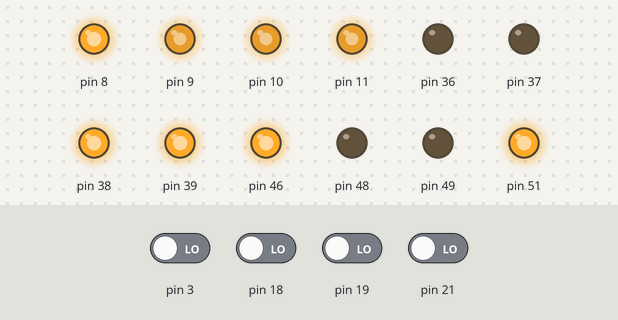
The sketch below on a simulated Arduino Uno, built for the host (arithmetic inside an expression is 32-bit, double 64-bit). Shown: output pins drawn as LEDs (lit = HIGH). The test bench sets the inputs (shaded band); at power-on: pin 3, pin 18, pin 19, pin 21 LOW.

Above: at 0.1 s.
Timing chart, 0 to 1.6 s (numbered marks = the images above):
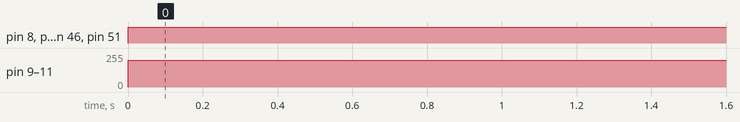

Measured:
- by itself, pin 8, pin 38, pin 39, pin 46, pin 51: LOW → HIGH at 0.00 s
- by itself, pin 9–11: 0/255 → 200/255 at 0.00 s

The sketch:

motors_w_PID.ino
```cpp
#include <util/atomic.h>

// The number of motors
#define NMOTORS 4

/*
####################################################
#            Classes and Data Structures           #
####################################################
*/

// Motor structure
struct Motor {
   int enca, encb, in1, in2, pwm_pin, pulses;
};


// PID Control Class
class PIDControl {
  private:
    float kp, ki, kd, umax; // Parameters
    float eprev, eintegral; // Storage

  public:
    //Constructor
    PIDControl() : kp(1), ki(0), kd(0), umax(255), eprev(0.0), eintegral(0.0) {};

    // Set PID control parameters
    void setParams(float kpIn, float kdIn, float kiIn, float umaxIn) {
      kp = kpIn; kd = kdIn; ki = kiIn; umax = umaxIn;
    }

    // Compute control signal
    void evalu(int value, int target, float deltaT, int &pwr, int &dir) {
      float e = target - value;                         // compute error
      float dedt = (e - eprev) / deltaT;                // compute derivative
      eintegral = eintegral + e * deltaT;               // compute integral
      float u = kp * e + ki * eintegral + kd * dedt;    // get control signal

      // get motor power
      pwr = (int) fabs(u);
      if (pwr > umax) pwr = umax;

      // get motor direction
      dir = 1;
      if (u < 0) dir = -1;

      // update previous error
      eprev = e;
    }

};


/*
####################################################
#                  Helper Functions                #
####################################################
*/

Motor initMotor(int enca, int encb, int in1, int in2, int pwm_pin, int pulses){
  Motor m;
  m.enca = enca;
  m.encb = encb;
  m.in1 = in1;
  m.in2 = in2;
  m.pwm_pin = pwm_pin,
  m.pulses = pulses;
  return m;
}


// Setting motor targets
void setTarget(float t, float deltat, float *target_f, long *target, int pulses[]){
  float positionChange[4] = {0.0, 0.0, 0.0, 0.0};

//  float pulsesPerTurn = 220.0; //This value is for hinata's motor
//  float tire_circum = 3.14 * 0.08;

//  float pulsesPerMeter = pulsesPerTurn * (1 / tire_circum);

  float velocity = 1.0; //One rotation persecond

  for(int i = 0; i < NMOTORS; i++){
    positionChange[i] = velocity * deltat * pulses[i];
  }


  for(int i = 0; i < NMOTORS; i++){
    target_f[i] = target_f[i] + positionChange[i];
  }

  target[0] = -(long) target_f[0];
  target[1] = -(long) target_f[1];
  target[2] = (long) target_f[2];
  target[3] = (long) target_f[3];
}


//Set motor rotation
void setMotor(int dir, int pwmVal, int pwmPin, int in1, int in2) {
  analogWrite(pwmPin, pwmVal);
  if (dir == 1) {
    digitalWrite(in1, HIGH);
    digitalWrite(in2, LOW);
  } else if (dir == -1) {
    digitalWrite(in1, LOW);
    digitalWrite(in2, HIGH);
  } else {
    digitalWrite(in1, LOW);
    digitalWrite(in2, LOW);
  }
}


/*
####################################################
#                  Global Variables                #s
####################################################
*/

Motor LF = initMotor(21, 43, 36, 38, 8, 700);
Motor LR = initMotor(18, 34, 37, 39, 9, 700);
Motor RF = initMotor(3, 53, 51, 49, 10, 700);
Motor RR = initMotor(19, 24, 46, 48, 11, 700);


// Pins
const int enca[] = {LF.enca, LR.enca, RF.enca, RR.enca};
const int encb[] = {LF.encb, LR.encb, RF.encb, RR.encb};
const int pwm_pin[] = {LF.pwm_pin, LR.pwm_pin, RF.pwm_pin, RR.pwm_pin};
const int in1[] = {LF.in1, LR.in1, RF.in1, RR.in1};
const int in2[] = {LF.in2, LR.in2, RF.in2, RR.in2};

// Global variables
long prevT = 0;
int pulses[] = {LF.pulses, LR.pulses, RF.pulses, RR.pulses};
volatile int posi[] = {0, 0, 0, 0};


//PID controller instances
PIDControl pid[NMOTORS];


//Targets
float target_f[] = {0.0, 0.0, 0.0, 0.0};
long target[] = {0, 0, 0, 0};


//Function with template input for encoder
template <int j>
void readEncoder() {
  int b = digitalRead(encb[j]);
  if (b > 0) posi[j]++;
  else posi[j]--;
}

/*
####################################################
#                    Main Program                  #
####################################################
*/


void setup() {
  for(int i = 0; i < NMOTORS; ++i){
    pinMode(enca[i], INPUT);
    pinMode(encb[i], INPUT);
    pinMode(pwm_pin[i], OUTPUT);
    pinMode(in1[i], OUTPUT);
    pinMode(in2[i], OUTPUT);
  }

  //Setting up PID parameters for motors
  pid[0].setParams(1.0, 0, 0, 255);
  pid[1].setParams(1.0, 0, 0, 255);
  pid[2].setParams(1.0, 0, 0, 255);
  pid[3].setParams(1.0, 0, 0, 255);

  //Setting up encoder readings
  attachInterrupt(digitalPinToInterrupt(enca[0]), readEncoder<0>, RISING);
  attachInterrupt(digitalPinToInterrupt(enca[1]), readEncoder<1>, RISING);
  attachInterrupt(digitalPinToInterrupt(enca[2]), readEncoder<2>, RISING);
  attachInterrupt(digitalPinToInterrupt(enca[3]), readEncoder<3>, RISING);
}


void loop() {
  //time difference
  long currT = micros();
  float deltaT = ((float) (currT - prevT) / (1.0e6));
  prevT = currT;

  // Set targets
  setTarget(currT/1.0e6, deltaT, target_f, target, pulses);

  //read position in an atomic block to avoid a potential misread
  int pos[NMOTORS];
  ATOMIC_BLOCK(ATOMIC_RESTORESTATE){
    for (int i = 0; i < NMOTORS; ++i){
      pos[i] = posi[i];
    }
  }

  //loop through the motors
  for(int i = 0; i < NMOTORS; ++i){
    int pwr, dir;
//    pid[i].evalu(pos[i], target[i], deltaT, pwr, dir);
    if (i <= 1) dir = -1;
    else dir = 1;
    setMotor(dir, 200, pwm_pin[i], in1[i], in2[i]);
  }
}
```
